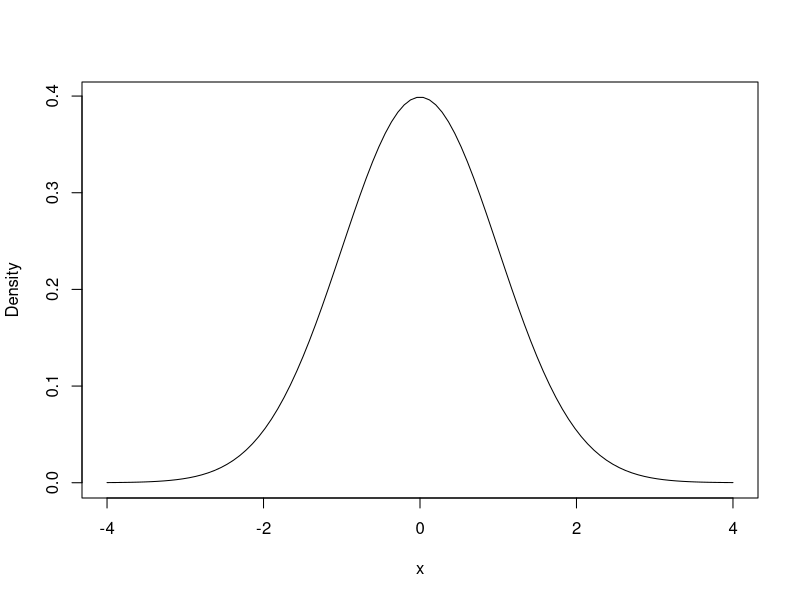

The R source for this figure:
## ---- chunk 1
knitr::opts_chunk$set(echo = TRUE)
## ---- chunk 2
library(tidyverse)
## ---- chunk 3
dat <- read_csv(file = 'Lab2Data.csv')
  # Name of data file needs to be within quotations
## ---- chunk 4
head(dat) 
# prints out 5 first rows, to see whole dataset use View(dat) 
# or click the object in the Environment pane on the right.

## ---- chunk 5
class(dat) # What kind of data structure is dat? 
## ---- chunk 6
dim(dat) # What are the dimensions of dat? 
## ---- chunk 7
str(dat) 
# This is a new function.
# By looking at the output what do you think the str() function tells you? 
## ---- chunk 8
summary(dat)
# The summary() function will give you the breakdown of a bunch of stats
# for each column.
## ---- chunk 9
sum(is.na(dat$e))
## ---- chunk 10
sum(is.na(dat$e))
## ---- chunk 11
dat$e %>% is.na() %>% sum()
## ---- chunk 12
dat$e %>% 
  is.na() %>% 
  sum()
## ---- chunk 13
ex.vec <- c(1:15)
## ---- chunk 14
ex.vec[10]
## ---- chunk 15
dat[ , 2] # just leave the row number empty. Remember the comma though!
dat[ ,"e"] # we can also do this
dat$e #or this

## ---- chunk 16
big5 <- dat[,c("e", "a", "c", "n", "o")]
## ---- chunk 17
dat %>% 
  select(c(e, a, c, n, o))

## ---- chunk 18
big5 <- dat %>% 
  select(c(e, a, c, n, o))
## ---- chunk 19
table(dat$fave_animal)
## ---- chunk 20
table(dat$e)
## ---- chunk 21
mean(big5$e) # What do you need to add to this line of code to calculate the mean of extraversion?
## ---- chunk 22
mean(big5$e, na.rm = TRUE)
## ---- chunk 23
var(big5$e, na.rm = TRUE)
## ---- chunk 24
sd(big5$e, na.rm = TRUE)
## ---- chunk 25
table(dat$fave_animal)
## ---- chunk 26
filter(dat, fave_animal != "other")
## ---- chunk 27
cats_dogs <- filter(dat, fave_animal != "other")
## ---- chunk 28
cats_only <- filter(dat, fave_animal == "cat")
## ---- chunk 29
high_e <- filter(dat, e > 3)
## ---- chunk 30
group_by(cats_dogs, fave_animal) %>% 
  summarize(M = mean(a))
## ---- chunk 31
group_by(cats_dogs, fave_animal) %>% 
  summarize(M = mean(a, na.rm = TRUE))
## ---- chunk 32
group_by(cats_dogs, fave_animal) %>% 
  summarize(M = sd(a, na.rm = TRUE))
## ---- chunk 33
cats_dogs <- mutate(
  cats_dogs, # mutate is used to create a new variable in the dataframe cats_dogs
  e_level = if_else(
    e > 3, "high", "low"
    )
  ) # we're creating e_level, and saying that it's "high" 
    # if e is bigger than 3, "low" otherwise
## ---- chunk 34
group_by(cats_dogs, fave_animal, e_level) %>% 
  summarize(M = mean(a, na.rm = TRUE))
## ---- chunk 35
group_by(cats_dogs, fave_animal, e_level) %>% 
  summarize(M = sd(a, na.rm = TRUE))
## ---- chunk 36
group_by(cats_dogs, fave_animal) %>% 
  summarize(M = mean(a, na.rm = TRUE), SD = sd(a, na.rm = TRUE)) 
## ---- chunk 37
e.mean <- mean(dat$e, na.rm = TRUE)
## ---- chunk 38
n <- nrow(dat)
se <- 1/sqrt(n)
## ---- chunk 39
x <- seq(-4, 4, length=100)
Density <- dnorm(x)
plot(x, Density,  type="l", lty=1)

## ---- chunk 40
qnorm(.5)
## ---- chunk 41
qnorm(0.975)
## ---- chunk 42
qnorm(.025)
## ---- chunk 43
# 90% CI
qnorm(0.95)

# 99% CI
qnorm(.995)
## ---- chunk 44
z_95 <- qnorm(.975)
## ---- chunk 45
lowerlim <- e.mean - (z_95 * se) #this is the lower limit of your CI
upperlim <- e.mean + (z_95 * se) #this is the upper limit of your CI

lowerlim
upperlim
## ---- chunk 46
e.score <- dat[5 , "e"]

e.sd <- sd(dat$e, na.rm = TRUE)
## ---- chunk 47
z.e <- (e.score - e.mean) / e.sd
## ---- chunk 48
e.scores <- dat$e 
# this is the entire vector for all the extraversion scores, check it out!
## ---- chunk 49
zs.e <- (e.scores - e.mean) / e.sd
## ---- chunk 50
zs.e

mean(zs.e, na.rm = TRUE)

sd(zs.e, na.rm = TRUE)
